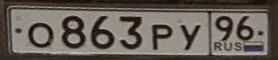
#> input picture detecto/test_plate.png, 278 x 60 px, given as the content of the folder data/test/img/, which was not available
$ jupyter execute --allow-errors EasyOCR_test_on_plates.ipynb   (shell and % lines are left out)
#> lines starting #> are read from the running program, lines starting #| are printed output that depends on the picture; after the words box and inside, x2 and y2 are one past the last pixel; in counts of white or black regions, pixels touching at a corner belong together; pictures that were not available may be replaced by others from this repository, and a replacement may not be noted
[cell 1]
import os
import re
import cv2
import numpy as np
from matplotlib import pyplot as plt
import easyocr
from PIL import Image as PImage
from pathlib import Path
from sklearn.metrics import accuracy_score

[cell 2]
IMG_PATH = "data/test/img/"

[cell 3]
def load_and_preprocess_image(path):
#> called with path = 'data/test/img/test_plate.png'
    img = cv2.imread(path, 0)
#> img: shape (60, 278); min 7, max 192, mean 96.8

    # find the white rectangle
    th = img.copy()
    th[th < 25] = 0
#> th: shape (60, 278); min 0, max 192, mean 95.9

    bbox = np.where(th > 0)
#> bbox = 15917 positions, rows 0 to 59, columns 0 to 277
    y0 = bbox[0].min()
#> y0 = 0
    y1 = bbox[0].max()
#> y1 = 59
    x0 = bbox[1].min()
#> x0 = 0
    x1 = bbox[1].max()
#> x1 = 277

    # crop the region of interest (ROI)
    img = img[y0:y1, x0:x1]
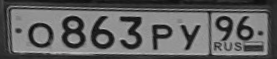
#> img: shape (59, 277); min 7, max 192, mean 97.9

    # histogram equalization
    equ = cv2.equalizeHist(img)
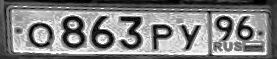
#> equ: shape (59, 277); min 0, max 255, mean 129.3
    # Gaussian blur
    blur = cv2.GaussianBlur(equ, (5, 5), 1)
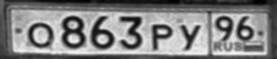
#> blur: shape (59, 277); min 1, max 244, mean 129.3

    # manual thresholding
    th2 = 90 # this threshold might vary!
    equ[equ >= th2] = 255
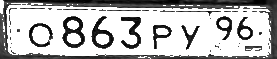
#> equ: shape (59, 277); min 0, max 255, mean 182.2
    equ[equ < th2]  = 0
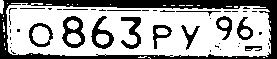
#> equ: shape (59, 277); 65.2% white; 46 black regions (32 under 20 px), largest, box (x1, y1, x2, y2) and area: (0, 0, 277, 59) 3540, (62, 16, 85, 48) 358, (91, 16, 114, 49) 299

    return equ

[cell 4]
def loadImages(path):
    # return array of images
    imagesList = os.listdir(path)
    image_names = []
    loadedImages = []
    for image in imagesList:
        img = load_and_preprocess_image(path + image)
        loadedImages.append(np.array(img))
        image_names.append(image.split('.')[0])

    return loadedImages, image_names


imgs, img_names = loadImages(IMG_PATH)
#> imgs = 1 item; img_names = ['test_plate']

[cell 5]
def filter_text(ocr_result):
    # регулярное выражение для валидации номера
    plate_pattern = r'[A-Z]\d{3}[A-Z]{2}\d{2,3}'
    # допустимые символы
    accepted_symbols = r'[^ABCEHKMOPTXY1234567890]'

    plates = []
    res = ''
    for result in ocr_result:
        if plates:
            plates.append(plates[-1] + result[1])
        else:
            plates.append(result[1])

    for plate in plates:
        plate = plate.replace(' ', '')
        plate = plate.upper()
        plate = re.sub(accepted_symbols, '', plate)
        if len(plate) >= 8:
            prefix = plate[:1].replace('0', 'O')
            digits = plate[1:4].replace('O', '0')
            postfix = plate[4:6].replace('0', 'O')
            region = plate[6:].replace('O', '0')
            plate = f'{prefix}{digits}{postfix}{region}'
#         print(plate)
        match = re.search(plate_pattern, plate)
        if match:
            res = match.group(0)

    return res

#> (a cell that did not finish here is left out)

#> (a cell that did not finish here is left out)

[cell 8]
ocr_texts = []
#> (the rest of this cell did not finish here and is left out)

[cell 9]
len(img_names), len(ocr_texts)
#> Out = (1, 0)
